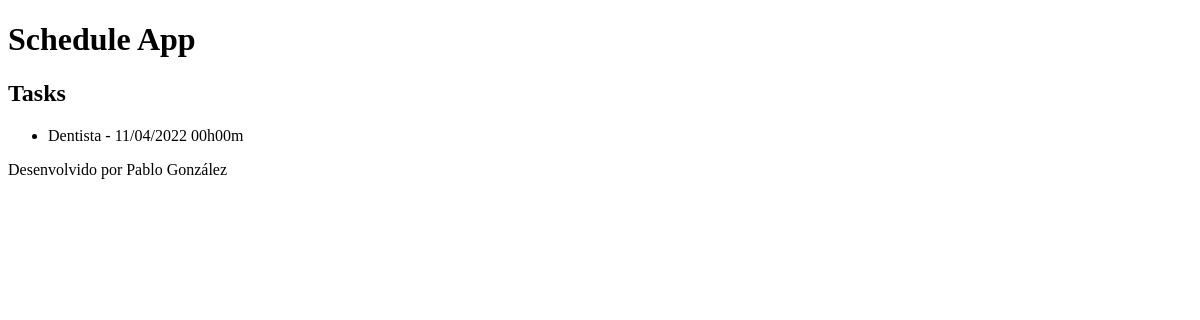
Before: /schedule/ with the older database file.
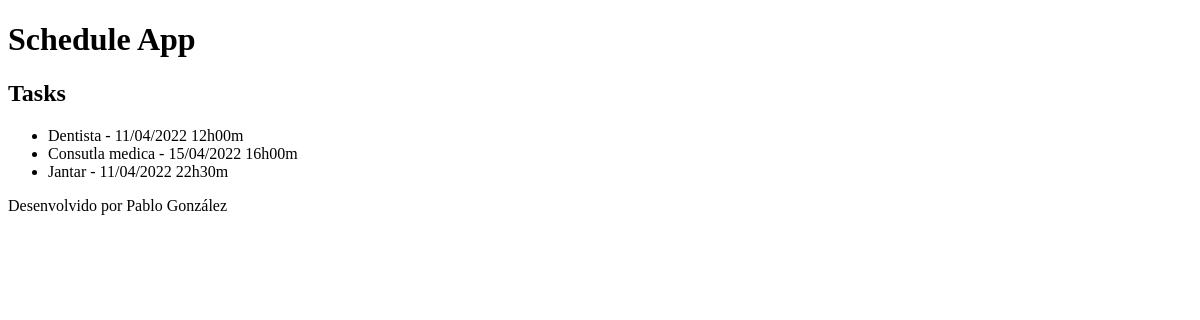
After: the same page with the newer database file.
### core/models.py (models this page shows, shortened)
class Event(models.Model):
    title = models.CharField(max_length=100)
    description = models.TextField(blank=True, null=True)
    event_date = models.DateTimeField()
    creation_date = models.DateTimeField(auto_now=True)
    user = models.ForeignKey(User, on_delete=models.CASCADE)
    class Meta:
        db_table = 'event'
    def get_event_date(self):
        return self.event_date.strftime('%d/%m/%Y %Hh%Mm')

### core/views.py (the view)
# urls.py: path('schedule/', views.events_list),
def events_list(request):
    events = Event.objects.all()
    data = {'events': events}
    return render(request, 'schedule.html', data)

### templates/schedule.html
{% extends "model-page.html" %}
{% block content %}
    <h2>Tasks</h2>
    <ul>
        {%for event in events %}
            <li>{{event.title}} - {{event.get_event_date}}</li>
        {%endfor%}
    </ul>
{% endblock %}

### templates/model-page.html
<!DOCTYPE html>
<html lang="en">
<head>
    {% include "model-header.html" %}
</head>
<body>
    {% block content %} {% endblock %}
    {% include "model-footer.html" %}
</body>
</html>

### templates/model-header.html (shortened to what this page needs)
    <h1>Schedule App</h1>

### templates/model-footer.html
<p>Desenvolvido por Pablo González</p>

Changed rows visible on the page:
changed Event "Dentista": get_event_date "11/04/2022 00h00m" → "11/04/2022 12h00m"
added Event: title "Consutla medica", get_event_date "15/04/2022 16h00m"
added Event: title "Jantar", get_event_date "11/04/2022 22h30m"
